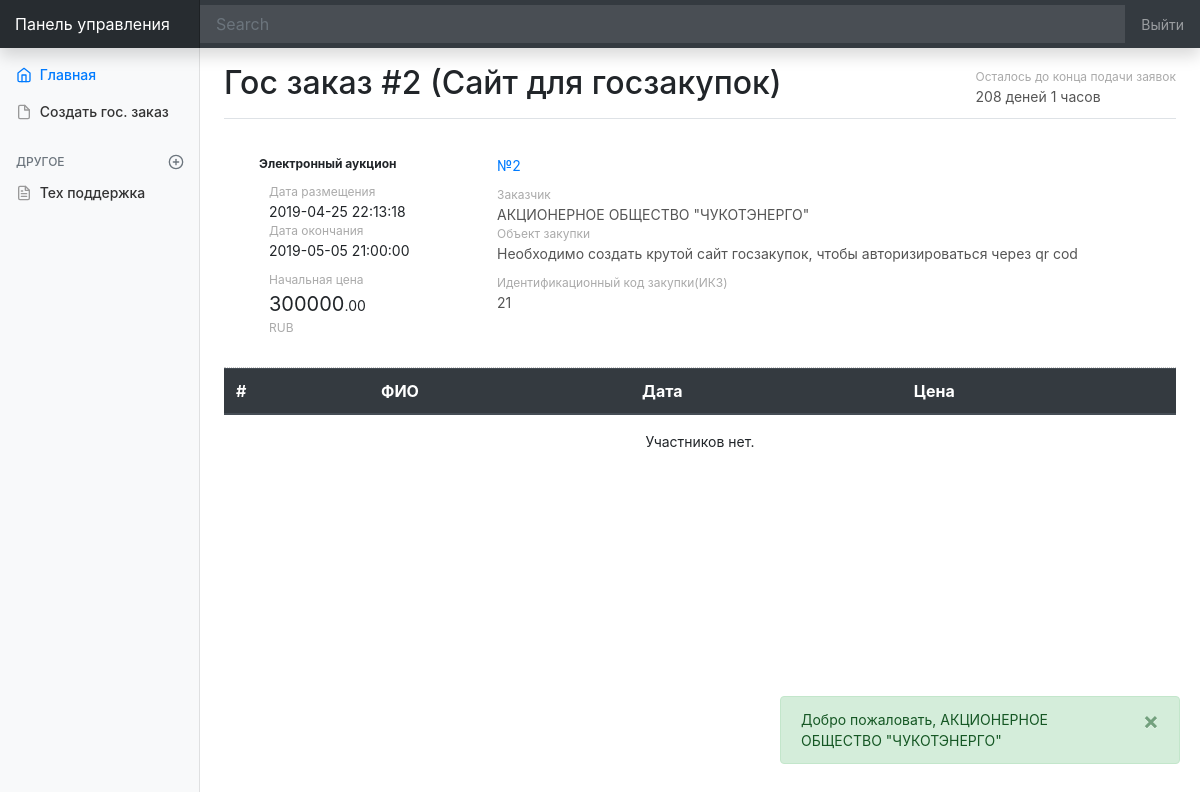
Screenshot of /gospanel/?act=orderDetail&id=2 (signed in) with the database file from the repository.
### tables this page shows
CREATE TABLE `gosorder` (
  `id` int(11) NOT NULL,
  `id_org` int(11) NOT NULL,
  `title` varchar(255) NOT NULL,
  `description` varchar(255) NOT NULL,
  `max_price` double NOT NULL,
  `valuta` varchar(255) NOT NULL,
  `date_start` timestamp NOT NULL DEFAULT CURRENT_TIMESTAMP,
  `object_zakupki` varchar(255) NOT NULL,
  `date_end` timestamp NOT NULL DEFAULT '0000-00-00 00:00:00'
);

### gospanel/templates/orderDetail.php (the view, shortened to what this page needs)
    <main role="main" class="col-md-9 ml-sm-auto col-lg-10 px-4">
    <div class="main_container">
      <div class="d-flex justify-content-between flex-wrap flex-md-nowrap align-items-center pt-3 pb-2 mb-3 border-bottom">
        <h1 class="h2">Гос заказ #<?=$id_order;?> (<?=$orderDetail[0]["title"]?>)</h1>
                                        <div style="float:right;text-align:left;">
                            <div class="gray_title " >
                                  Осталось до конца подачи заявок
                              </div>
                              <div class="" style="color:#555;">
                                <?=date_diff(new DateTime(), new DateTime($orderDetail[0]["date_end"]))->days?> деней <?=date_diff(new DateTime(), new DateTime($orderDetail[0]["date_end"]))->h?> часов
                              </div>
                              </div>
      </div>
<div class="col-12" style="border-bottom:1px #ccc dotted">
                <div class="row">
                    <div class="col-3">
                      <div class="card-body">
                        <div class="black_bold_title">
                              Электронный аукцион
                          </div>
                          <div class="item_date_block">
                                <div class="gray_title">
                                  Дата размещения
                              </div>
                              <div class="">
                              <?=$orderDetail[0]["date_start"]?>
                              </div>
                              <div class="gray_title">
                                  Дата окончания
                              </div>
                              <div class="">
                              <?=$orderDetail[0]["date_end"]?>
                              </div>
                          </div>
                          <div class="item_date_block">
                          <div class="gray_title">
                              Начальная цена
                          </div>
                          <div class="cost_value">
                              <?=$orderDetail[0]["max_price"]?><span style="font-size:14px;">.00 </span>
                          </div>
                            <div class="gray_title">
                              <?=$orderDetail[0]["valuta"]?>
                          </div>
                          </div>
                      </div>
                    </div>
                    <div class="col-9">
                      <div class="card-body">
                              <a class="" href="">
                              №<?=$orderDetail[0]["id"]?>
                              </a>
                            <div class="gray_title mt10" >
                                  Заказчик
                              </div>
                              <div class="" style="color:#555;">
                              <?=$_SESSION["gos_title"]?>
                              </div>
                            <div class="gray_title">
                                  Объект закупки
                              </div>
                              <div class="" style="color:#555;">
                              <?=$orderDetail[0]["description"]?>
                              </div>
                                <div class="gray_title mt10" >
                                  Идентификационный код закупки(ИКЗ)
                              </div>
                              <div class="" style="color:#555;">
                              <?=$orderDetail[0]["id"]?><?=$orderDetail[0]["id_org"]?>
                              </div>
                      </div>
                    </div>
                </div>
        </div>
<div class="">
        <table class="table">
  <thead class="thead-dark">
    <tr>
      <th scope="col">#</th>
      <th scope="col">ФИО</th>
      <th scope="col">Дата</th>
      <th scope="col">Цена</th>
    </tr>
  </thead>
</table>
    <center><?=(count($providersList)==0)? "Участников нет.":""?></center>
        </div>
    </div>
</main>

### css/style.css (style rules this page uses)
.gray_title { color:#aaa; font-size:12px; }
.cost_value { font-size:20px; }
.black_bold_title { font-size:12px; font-weight: bold; }
.item_date_block { margin:10px; }
.mt10 { margin-top:10px; }

### gospanel/css/style.css (style rules this page uses)
body { font-size: .875rem; }
[role="main"] { padding-top: 133px; }
@media (min-width: 768px) { [role="main"] { padding-top: 48px; } }

### rows the page displays
gosorder: title "Сайт для госзакупок", date_start "2019-04-25 22:13:18", date_end "2019-05-05 21:00:00", max_price "300000", valuta "RUB", id "2", description "Необходимо создать крутой сайт госзакупок, чтобы авторизироваться через qr cod", id_org "1"

### other values shown
$id_order "2"
$_SESSION["gos_title"] "АКЦИОНЕРНОЕ ОБЩЕСТВО \"ЧУКОТЭНЕРГО\""
$_SESSION['SUCCESS'] "Добро пожаловать, АКЦИОНЕРНОЕ ОБЩЕСТВО \"ЧУКОТЭНЕРГО\""
